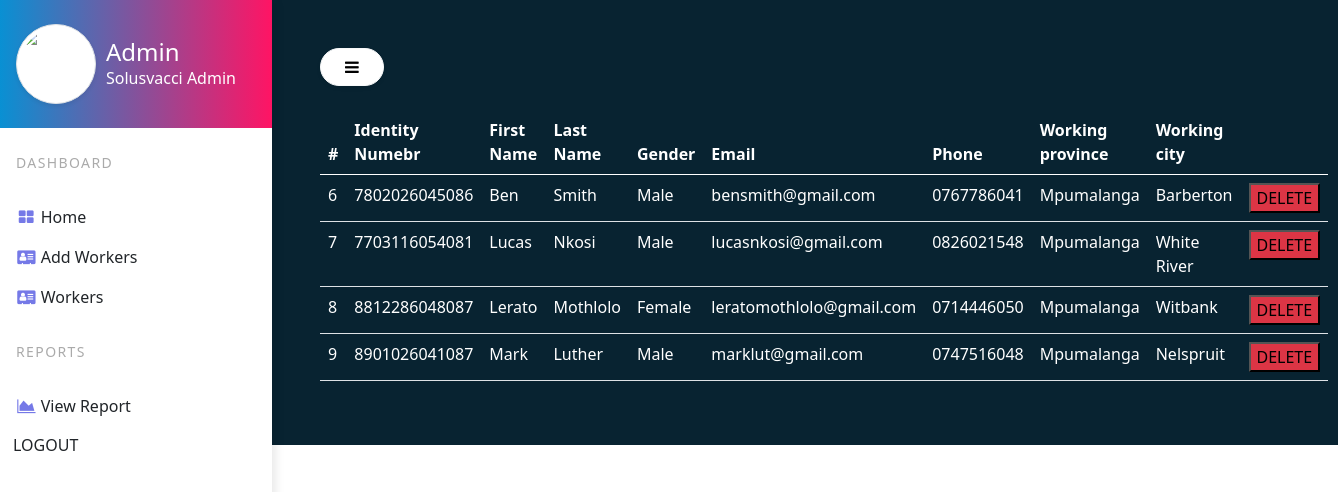
The page /admin/workers.php (signed in) on the database its author committed.
### tables this page shows
CREATE TABLE `HEALTH_WORKER` (
  `HW_ID` int(11) NOT NULL,
  `HW_IDNUM` varchar(13) DEFAULT NULL,
  `HW_FNAME` varchar(255) DEFAULT NULL,
  `HW_LNAME` varchar(255) DEFAULT NULL,
  `HW_GENDER` varchar(20) DEFAULT NULL,
  `HW_EMAIL` varchar(255) DEFAULT NULL,
  `HW_PHONE` varchar(10) DEFAULT NULL,
  `HW_WORKING_PROV` varchar(255) DEFAULT NULL,
  `HW_WORKING_CITY` varchar(255) DEFAULT NULL,
  `HW_PROV` varchar(255) DEFAULT NULL,
  `HW_CITY` varchar(255) DEFAULT NULL,
  `HW_ZIP` varchar(255) DEFAULT NULL,
  `HW_PASSWORD` varchar(255) DEFAULT NULL
);

### admin/workers.php (the view)
<?php
    require 'includes/adminheader.php';
?>
<?php
  if(isset($_SESSION['sys_id'])) {
    $mysqli = new mysqli("localhost","root","","solusvacci") or die(mysqli_error($mysqli));
    $result = $mysqli->query("SELECT * FROM HEALTH_WORKER") or die($mysqli->error);
    ?>
<div class="page-content p-5" id="content">
  <button id="sidebarCollapse" type="button" class="btn btn-light bg-white rounded-pill shadow-sm px-4 mb-4"><i class="fa fa-bars mr-2"></i><small class="text-uppercase font-weight-bold"></small></button>
  <table class="table" style="color:#ffffff">
  <thead>
    <tr>
      <th scope="col">#</th>
      <th scope="col">Identity Numebr</th>
      <th scope="col">First Name</th>
      <th scope="col">Last Name</th>
      <th scope="col">Gender</th>
      <th scope="col">Email</th>
      <th scope="col">Phone</th>
      <th scope="col">Working province</th>
      <th scope="col">Working city</th>
      <th scope="col"></th>
    </tr>
  </thead>
   <?php
      while($row = $result->fetch_assoc()):
   ?>
      <tr>
        <td><?php echo $row['HW_ID'];?></td>
        <td><?php echo $row['HW_IDNUM'];?></td>
        <td><?php echo $row['HW_FNAME'];?></td>
        <td><?php echo $row['HW_LNAME'];?></td>
        <td><?php echo $row['HW_GENDER'];?></td>
        <td><?php echo $row['HW_EMAIL'];?></td>
        <td><?php echo $row['HW_PHONE'];?></td>
        <td><?php echo $row['HW_WORKING_PROV'];?></td>
        <td><?php echo $row['HW_WORKING_CITY'];?></td>
        <td><button class="bg-danger">DELETE</button></td>
      </tr>
      <?php endwhile; ?>
</table>
</div>
<?php
    require 'includes/adminfooter.php';
}
?>

### admin/includes/adminheader.php (shortened to what this page needs)
<?php
  if(isset($_SESSION['sys_id'])) {
    echo
'<!DOCTYPE html>
<html>
<head>
    <link rel="stylesheet" href="../css/bootstrap.css">
    <link rel="stylesheet" href="https://stackpath.bootstrapcdn.com/font-awesome/4.7.0/css/font-awesome.min.css">
</head>
<body>
<div class="vertical-nav" id="sidebar">
  <div class="py-4 px-3 mb-4 bg-light">
    <div class="media d-flex align-items-center">
      <img loading="lazy" src="images/p-1.png" alt="..." width="80" height="80" class="mr-3 rounded-circle img-thumbnail shadow-sm">
      <div class="media-body">
        <h4 class="m-0">Admin</h4>
        <p class="font-weight-normal mb-0">Solusvacci Admin</p>
      </div>
    </div>
  </div>
  <p class="text-gray font-weight-bold text-uppercase px-3 small pb-4 mb-0">Dashboard</p>
  <ul class="nav flex-column bg-white mb-0">
    <li class="nav-item">
      <a href="admin.php" class="nav-link text-dark">
                <i class="fa fa-th-large mr-3 text-primary fa-fw"></i>
                home
            </a>
    </li>
    <li class="nav-item">
      <a href="addWorkers.php" class="nav-link text-dark">
                <i class="fa fa-address-card mr-3 text-primary fa-fw"></i>
                Add Workers
            </a>
    </li>
    <li class="nav-item">
      <a href="workers.php" class="nav-link text-dark">
                <i class="fa fa-address-card mr-3 text-primary fa-fw"></i>
                Workers
            </a>
    </li>
  </ul>
  <p class="text-gray font-weight-bold text-uppercase px-3 small py-4 mb-0">Reports</p>
  <ul class="nav flex-column bg-white mb-0">
    <li class="nav-item">
      <a href="report.php" class="nav-link text-dark">
                <i class="fa fa-area-chart mr-3 text-primary fa-fw"></i>
                View Report
            </a>
    </li>
  </ul>
  <form action="includes/logout.inc.php" method="post">
        <button class="btn solid" name="logout-submit">LOGOUT</button>
  </form>
</div>
';
  }else{
    header("Location ../../healthlogin.php");
  }
?>

### admin/includes/adminfooter.php (shortened to what this page needs)
</body>
</html>

### admin/includes/adminheader.php (style rules this page uses)
body { background: #599fd9; background-image: linear-gradient(to right,#ffffff,#ffffff); min-height: 100vh; overflow-x: hidden; }
.vertical-nav { min-width: 17rem; width: 17rem; height: 100vh; position: fixed; top: 0; left: 0; box-shadow: 3px 3px 10px rgba(0, 0, 0, 0.1); transition: all 0.4s; }
.vertical-nav .bg-light { color: #ffffff; background-image: linear-gradient(to right,#0990d3,#ff1464); }
.vertical-nav .bg-light .media-body { margin-left: 10px; }
.page-content { background-image: linear-gradient(to right,#082331,#082331); color: #ffffff; width: calc(100% - 17rem); margin-left: 17rem; transition: all 0.4s; }
.text-uppercase { letter-spacing: 0.1em; }
.text-gray { color: #aaa; }
.nav-link { text-transform: capitalize; }
.text-primary { color:#7579e7 !important; }

### rows shown on the page
health_worker: HW_ID "6", HW_IDNUM "7802026045086", HW_FNAME "Ben", HW_LNAME "Smith", HW_GENDER "Male", HW_EMAIL "bensmith@gmail.com", HW_PHONE "0767786041", HW_WORKING_PROV "Mpumalanga", HW_WORKING_CITY "Barberton"
health_worker: HW_ID "7", HW_IDNUM "7703116054081", HW_FNAME "Lucas", HW_LNAME "Nkosi", HW_GENDER "Male", HW_EMAIL "lucasnkosi@gmail.com", HW_PHONE "0826021548", HW_WORKING_PROV "Mpumalanga", HW_WORKING_CITY "White River"
health_worker: HW_ID "8", HW_IDNUM "8812286048087", HW_FNAME "Lerato", HW_LNAME "Mothlolo", HW_GENDER "Female", HW_EMAIL "leratomothlolo@gmail.com", HW_PHONE "0714446050", HW_WORKING_PROV "Mpumalanga", HW_WORKING_CITY "Witbank"
health_worker: HW_ID "9", HW_IDNUM "8901026041087", HW_FNAME "Mark", HW_LNAME "Luther", HW_GENDER "Male", HW_EMAIL "marklut@gmail.com", HW_PHONE "0747516048", HW_WORKING_PROV "Mpumalanga", HW_WORKING_CITY "Nelspruit"
